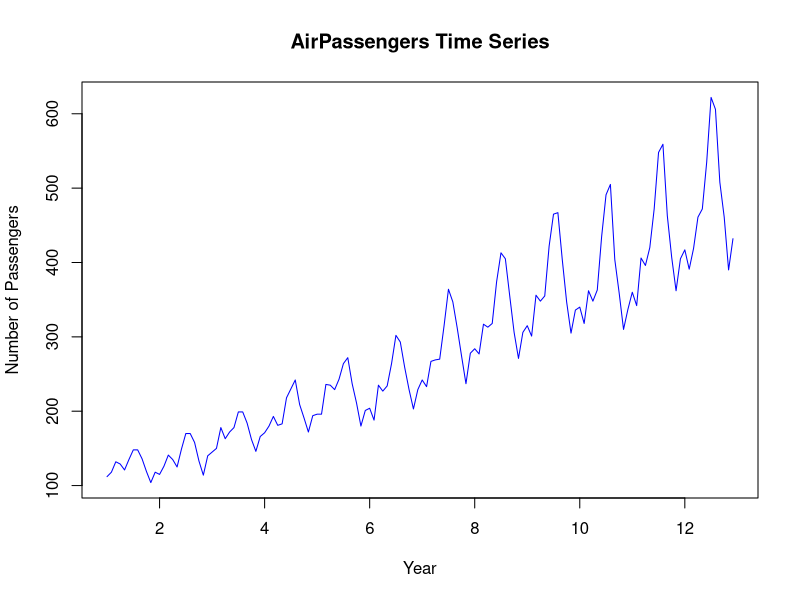
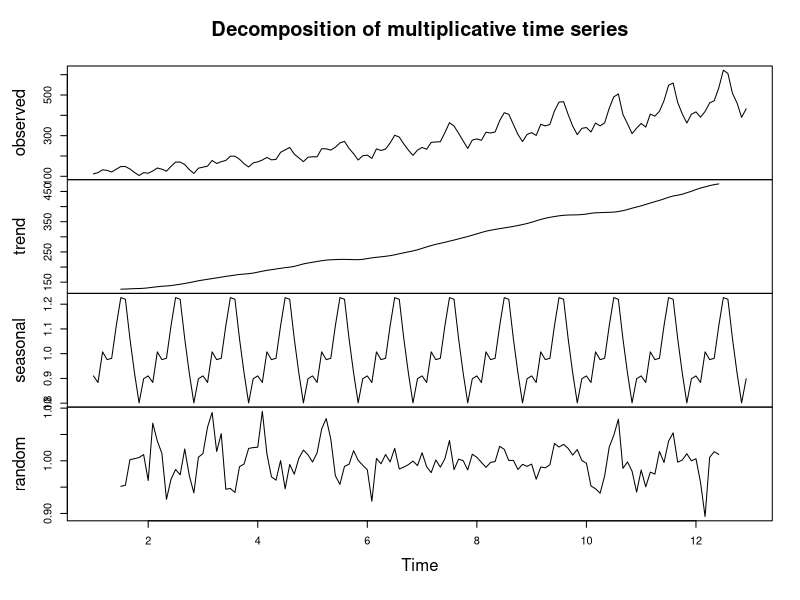
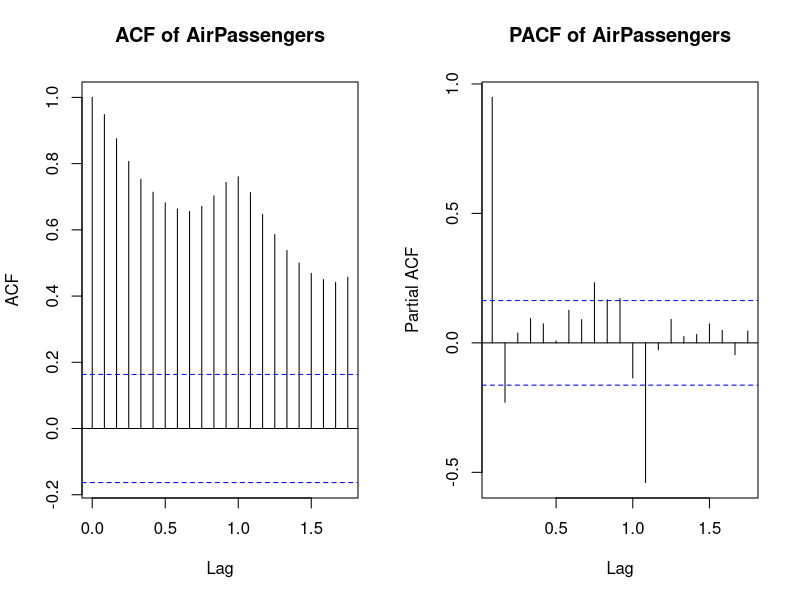
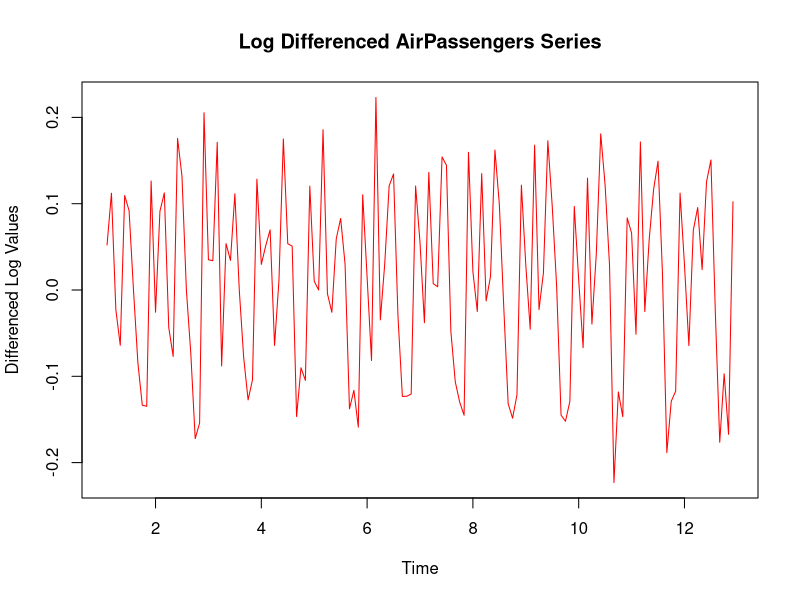
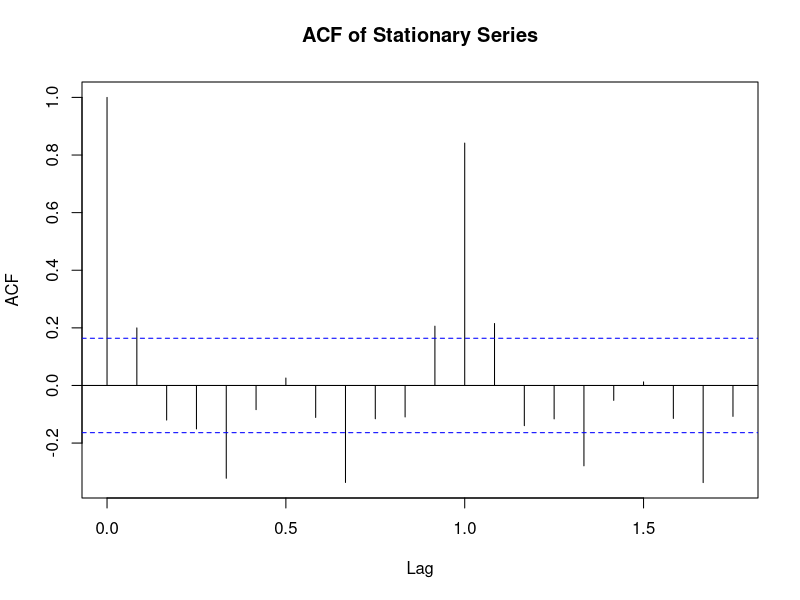
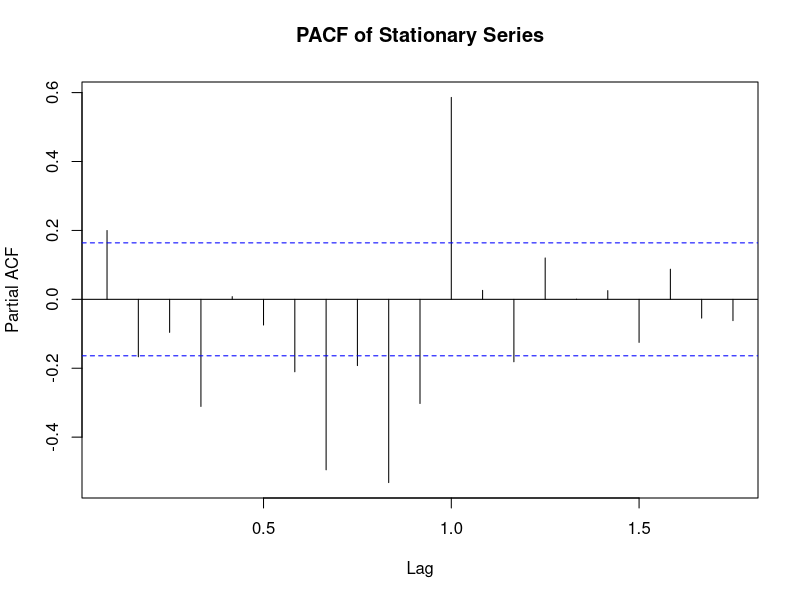
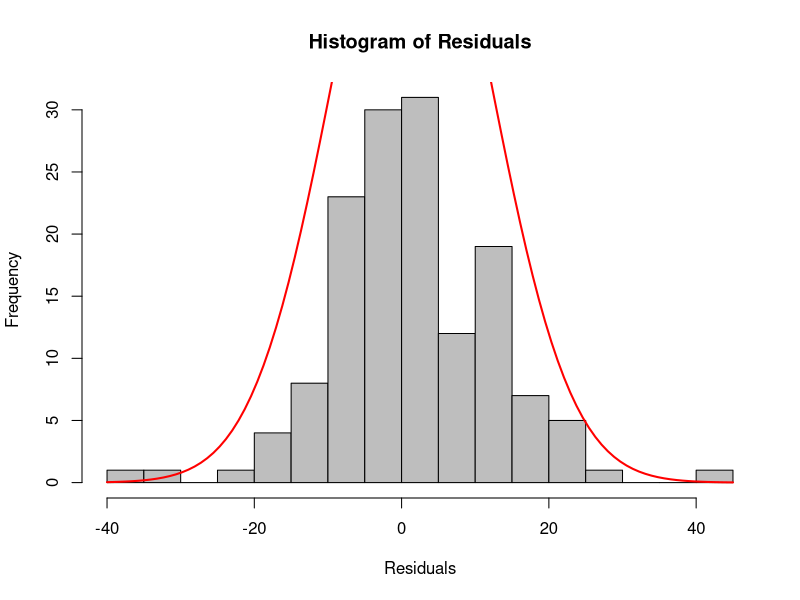
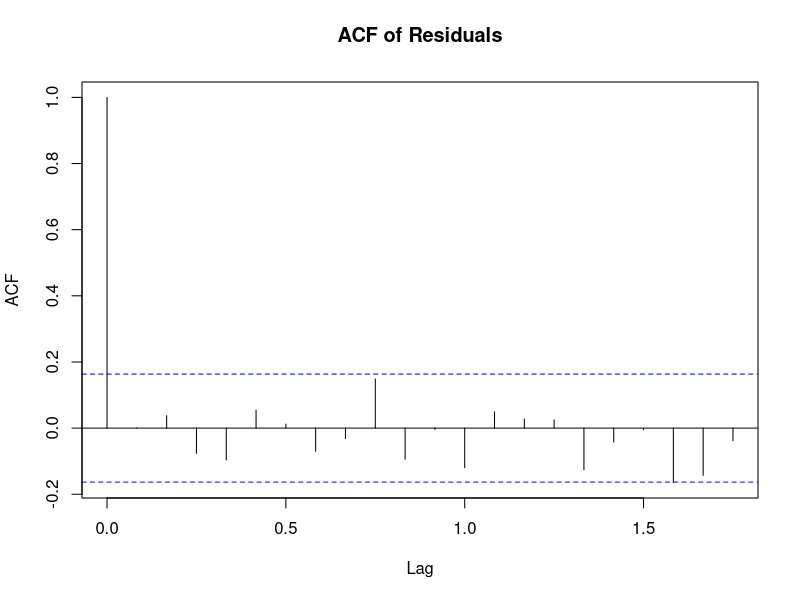

The R source for these figures, in order:
## ---- chunk 1
############################################################
# Practical-8 : AirPassengers Time Series Analysis
############################################################

# (f) Convert the data into a time series object
data("AirPassengers")
ap_ts <- ts(AirPassengers, frequency = 12)

# (g) Plot the data to identify the dominant component
plot(ap_ts,
     main = "AirPassengers Time Series",
     xlab = "Year",
     ylab = "Number of Passengers",
     col = "blue")

# (h) Decompose the data to observe the dominating components
ap_decomp <- decompose(ap_ts, type = "multiplicative")
plot(ap_decomp)

# (i) Check stationarity using ACF and PACF plots
par(mfrow = c(1, 2))
acf(ap_ts, main = "ACF of AirPassengers")
pacf(ap_ts, main = "PACF of AirPassengers")
par(mfrow = c(1, 1))

# (j) Check stationarity using KPSS test
library(tseries)
kpss.test(ap_ts)

# (k) Make the data stationary using appropriate operator
ap_diff <- diff(log(ap_ts))

plot(ap_diff,
     main = "Log Differenced AirPassengers Series",
     ylab = "Differenced Log Values",
     col = "red")

acf(ap_diff, main = "ACF of Stationary Series")
pacf(ap_diff, main = "PACF of Stationary Series")
kpss.test(ap_diff)

# (l) Based on the dominating component, select suitable technique
# Presence of trend and seasonality indicates SARIMA model is appropriate

# (m) Fit the data using selected model and estimate parameters
library(forecast)
ap_model <- auto.arima(ap_ts)
summary(ap_model)

# (n) Check the goodness of fit of the model

# Extract residuals
res <- residuals(ap_model)

# Histogram of residuals with Frequency on Y-axis
hist(res,
     breaks = 20,
     freq = TRUE,
     col = "grey",
     main = "Histogram of Residuals",
     xlab = "Residuals",
     ylab = "Frequency")

# Overlay normal curve
curve(dnorm(x, mean(res), sd(res)) * length(res) *
        diff(hist(res, plot = FALSE)$breaks)[1],
      add = TRUE, col = "red", lwd = 2)

# Residual diagnostics
acf(res, main = "ACF of Residuals")

# Ljung-Box test
Box.test(res, lag = 12, type = "Ljung-Box")

############################################################
# 4. Output
# The time series plot shows a clear upward trend and strong
# seasonal pattern in the AirPassengers data.
# Decomposition confirms the presence of trend and seasonality.
# ACF and PACF plots indicate non-stationarity.
# KPSS test confirms the series is non-stationary.
# Log transformation and first differencing make the series stationary.
# A SARIMA model is selected using AIC.
# Residuals show no significant autocorrelation.
# Histogram of residuals is approximately normal.
# Ljung-Box test confirms residuals behave like white noise.
#
# 5. Conclusion
# The AirPassengers data exhibits non-stationary behavior due
# to trend and seasonality. Stationarity is achieved using
# log transformation and differencing. A SARIMA model is
# successfully fitted and validated through diagnostic checks.
# The model provides a good fit and is suitable for analyzing
# and forecasting the given time series.
############################################################

